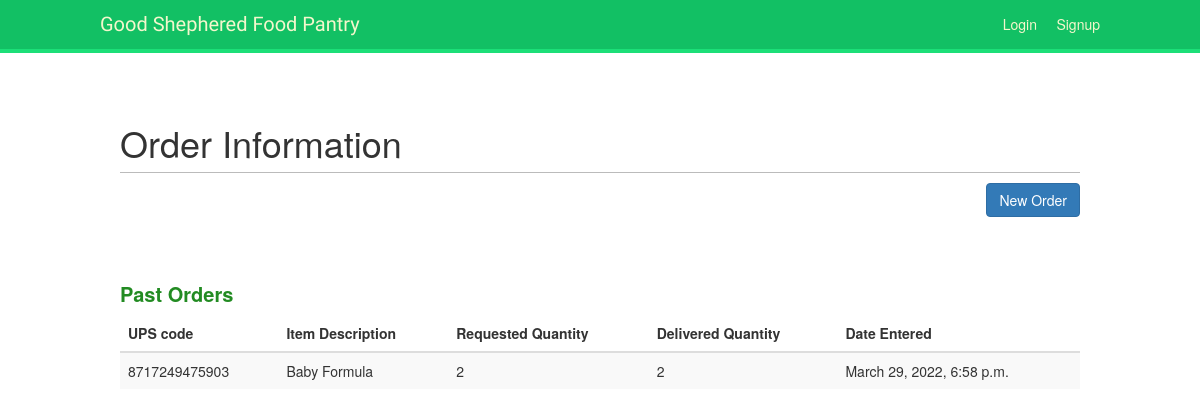
The app's page /client/2/orders/, older data.
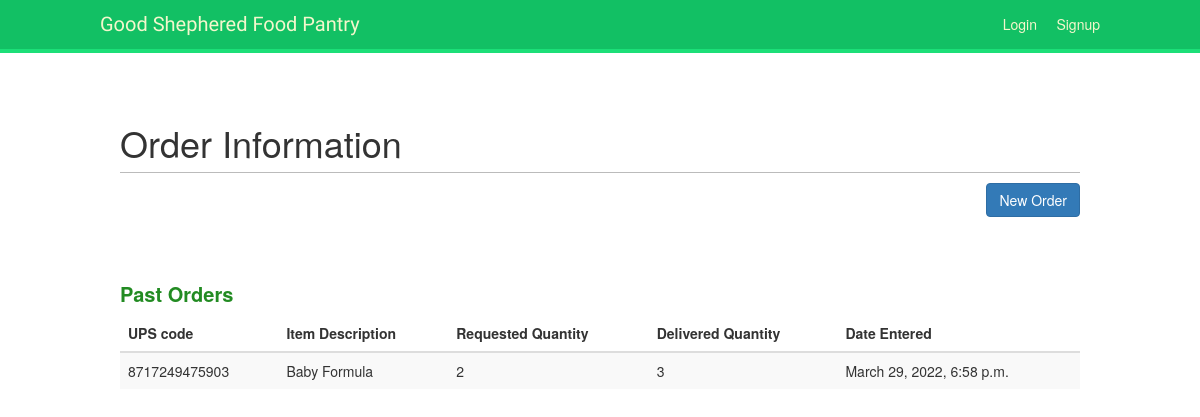
The same page, newer data.
### account/models.py (models this page shows, shortened)
class Order(models.Model):
    client = models.ForeignKey(Client, on_delete=models.CASCADE)
    UPScode = models.ForeignKey(Inventory, on_delete=models.CASCADE, related_name='inventory_UPScode')
    item_description = models.ForeignKey(Inventory, on_delete=models.CASCADE, related_name='inventory_item_description')
    request_quantity = models.IntegerField(blank=False, null=False)
    delivered_quantity = models.IntegerField(blank=False, null=False)
    date = models.ForeignKey(Visit, on_delete=models.CASCADE)
    created_date = models.DateTimeField(default=timezone.now)

class Inventory(models.Model):
    UPScode = models.CharField(max_length=15)
    item_description = models.CharField(max_length=100)
    total_quantity = models.IntegerField(blank=False, null=False)
    created_date = models.DateTimeField(default=timezone.now)

class Visit(models.Model):
    visit_note = models.CharField(max_length=2000)
    client = models.ForeignKey(Client, on_delete=models.CASCADE)
    created_date = models.DateTimeField(default=timezone.now)

### account/views.py (the view)
# urls.py: path('client/<int:pk>/orders/', views.client_orders, name='client_orders'),
def client_orders(request, pk):
    print("pk is", pk)
    orders = Order.objects.all()
    clientid = ""
    order = []
    for ordr in orders:
        if ordr.client_id == pk:
            order.append(ordr)
            clientid = ordr.client_id
    if clientid == "":
        clientid = pk
    print('ordr is', clientid)
    return render(request, 'crm/client_orders.html', {'order': order, 'clientId': clientid})

### account/templates/crm/client_orders.html (shortened to what this page needs)
{% extends "base.html" %}
{% block content %}
        <h1>Order Information</h1>
        <div><a href="{% url 'order_new' pk=clientId %}"><span
                class="btn btn-primary" style="float: right;">New Order</span></a>
        </div><br><br><br><br>
        <h3 style="color:forestgreen; font-weight: bold; font-size: 20px;">Past Orders</h3>
        <table class="table table-striped">
            <thead>
            <tr>
                <th>UPS code</th>
                <th>Item Description</th>
                <th>Requested Quantity</th>
                <th>Delivered Quantity</th>
                <th>Date Entered</th>
            </tr>
            </thead>
        {% for order in order %}
            <tbody>
            <tr>
                <td>{{ order.UPScode.UPScode }}</td>
                <td>{{ order.item_description.item_description }}</td>
                <td>{{ order.request_quantity }}</td>
                <td>{{ order.delivered_quantity }}</td>
                <td>{{ order.date.created_date }}</td>
            </tr>
            </tbody>
        {% endfor %}
        </table>
{% endblock %}

### account/templates/base.html (shortened to what this page needs)
{% load static %}
<!DOCTYPE html>
<html>
<head>
    <link href="{% static "css/base.css" %}" rel="stylesheet">
    <link rel="stylesheet" href="https://maxcdn.bootstrapcdn.com/bootstrap/3.4.1/css/bootstrap.min.css">
    <link rel="stylesheet" href="//code.jquery.com/ui/1.12.1/themes/base/jquery-ui.css">
</head>
<body>
    <div class="topnav" id="header">
         <span class="logo">Good Shephered Food Pantry</span>
        <span class="user">
            {% if request.user.is_authenticated %}
                Hello {{ request.user.first_name }},
                <a href="{% url "logout" %}">Logout</a>
            {% else %}
                <a href="{% url "login" %}">Login</a> &nbsp&nbsp&nbsp
                <a href="{% url "register" %}">Signup</a>
            {% endif %}
        </span>
    </div>
    <div class="content" id="content">
        {% block content %}
        {% endblock %}
    </div>
</body>
</html>

### account/static/css/base.css (style rules this page uses)
body { margin:0; padding:0; font-family:helvetica, sans-serif; }
a { color:#12c064; text-decoration:none; }
h1, h2, h3, h4, h5 , h6 { font-family: 'Muli', sans-serif; font-weight:normal; }
h1 { border-bottom:1px solid #bbb; padding:0 0 10px 0; margin:10px 0 20px 0; }
#header { padding:10px 100px; font-size:14px; background:#12c064; color:#fff; border-bottom:4px solid #1cdf78; overflow:auto; }
#header .logo { font-family: 'Muli', sans-serif; float:left; color:#f3f7cc; font-size:20px; margin-right:10%; }
#header a { color:#f3f7cc; }
#header .user { float:right; padding-top:4px; }
#content { padding:30px 100px; }

### account/templates/base.html (style rules this page uses)
.content { margin: 20px; padding: 10px; position: relative; }

Row changes from the older to the newer data that the page shows:
removed Order: UPScode.UPScode "8717249475903", item_description.item_description "Baby Formula", request_quantity "2", delivered_quantity "2", date.created_date "March 29, 2022, 6:58 p.m."
added Order: UPScode.UPScode "8717249475903", item_description.item_description "Baby Formula", request_quantity "2", delivered_quantity "3", date.created_date "March 29, 2022, 6:58 p.m."
